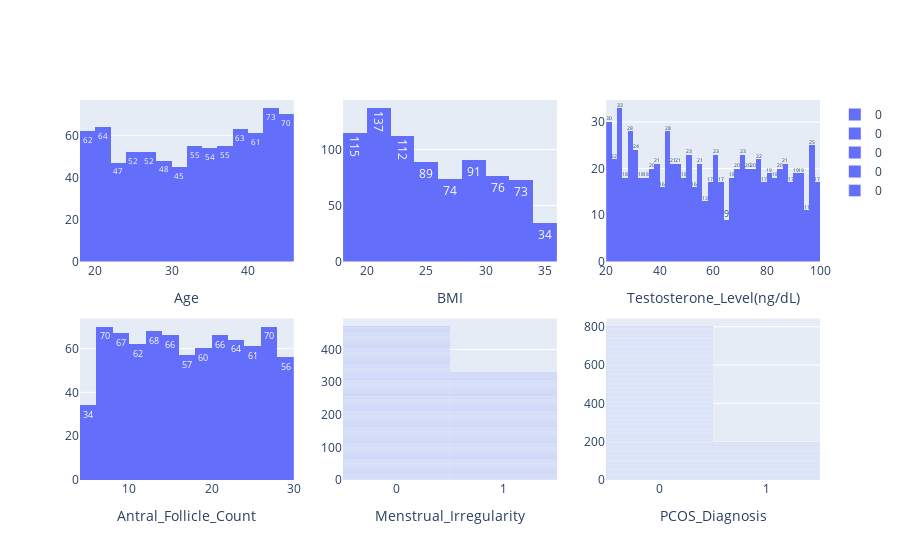

Notebook code for this chart:
### Markdown cell above
## Exploring the data

We first plotted the distribution of all features, including the target feature PCOS_Diagnosis. These plots can give an indication of any potential class imbalance, or outliers in the dataset. 

We see that the target variable seems to be very imbalanced, because 80% of the dataset does not have a PCOS diagnosis. We will need to consider before using any machine learning models on the data and we will describe how we do that in the preprocessing section later in the report.

### Code cell
import plotly.graph_objects as go
from  plotly.subplots import make_subplots
fig = make_subplots(2,3, shared_yaxes=False)

# fig, axes = plt.subplots(2,3,figsize=(12,12))
i = 1
j = 1
figures = []

# fig = px.histogram(pcos, x=col, nbins=60, color="PCOS_Diagnosis")

for feature in numerical_features: 
    figure = px.histogram(pcos, x=feature, color="PCOS_Diagnosis", text_auto=True)
    figures.append(figure)
    fig.add_trace(figure.data[0], row=i, col=j)
    fig.update_xaxes(title = feature, row=i, col=j)
    if j == 3:
        i = 2
        j = 1
    else:
        j += 1

figure = px.bar(pcos, x=categorical_features[0], pattern_shape=target_variable)
figures.append(figure)
fig.add_trace(figure.data[0], row=i, col=j)
fig.update_xaxes(title = categorical_features[0], row=i, col=j)

figure = px.bar(pcos, x=target_variable)
figures.append(figure)
fig.add_trace(figure.data[0], row=i, col=j+1)
fig.update_xaxes(title = target_variable, row=i, col=j+1)

fig.show()

# for figure in figures:
#     fig.add_trace()

# sns.histplot(pcos, x="PCOS_Diagnosis", binwidth=1, ax=axes[1,2])
# plt.show()

### Figure 1 — Plotly figure (JSON) as saved in the notebook; plotly's stock layout.template omitted (floating-point values rounded to 4 significant figures; data arrays with more than 128 entries replaced by an {"elided": "..."} marker saying what was removed)
{"data": [{"bingroup": "x", "hovertemplate": "PCOS_Diagnosis=0<br>Age=%{x}<br>count=%{y}<extra></extra>", "legendgroup": "0", "marker": {"color": "#636efa", "pattern": {"shape": ""}}, "name": "0", "orientation": "v", "showlegend": true, "texttemplate": "%{value}", "type": "histogram", "x": {"elided": "801 int values"}, "xaxis": "x", "yaxis": "y"}, {"bingroup": "x", "hovertemplate": "PCOS_Diagnosis=0<br>BMI=%{x}<br>count=%{y}<extra></extra>", "legendgroup": "0", "marker": {"color": "#636efa", "pattern": {"shape": ""}}, "name": "0", "orientation": "v", "showlegend": true, "texttemplate": "%{value}", "type": "histogram", "x": {"elided": "801 float values"}, "xaxis": "x2", "yaxis": "y2"}, {"bingroup": "x", "hovertemplate": "PCOS_Diagnosis=0<br>Testosterone_Level(ng/dL)=%{x}<br>count=%{y}<extra></extra>", "legendgroup": "0", "marker": {"color": "#636efa", "pattern": {"shape": ""}}, "name": "0", "orientation": "v", "showlegend": true, "texttemplate": "%{value}", "type": "histogram", "x": {"elided": "801 float values"}, "xaxis": "x3", "yaxis": "y3"}, {"bingroup": "x", "hovertemplate": "PCOS_Diagnosis=0<br>Antral_Follicle_Count=%{x}<br>count=%{y}<extra></extra>", "legendgroup": "0", "marker": {"color": "#636efa", "pattern": {"shape": ""}}, "name": "0", "orientation": "v", "showlegend": true, "texttemplate": "%{value}", "type": "histogram", "x": {"elided": "801 int values"}, "xaxis": "x4", "yaxis": "y4"}, {"hovertemplate": "PCOS_Diagnosis=0<br>Menstrual_Irregularity=%{x}<br>count=%{y}<extra></extra>", "legendgroup": "0", "marker": {"color": "#636efa", "pattern": {"shape": ""}}, "name": "0", "orientation": "v", "showlegend": true, "textposition": "auto", "type": "bar", "x": {"elided": "801 int values"}, "xaxis": "x5", "y": {"elided": "801 int values"}, "yaxis": "y5"}, {"hovertemplate": "PCOS_Diagnosis=%{x}<br>count=%{y}<extra></extra>", "legendgroup": "", "marker": {"color": "#636efa", "pattern": {"shape": ""}}, "name": "", "orientation": "v", "showlegend": false, "textposition": "auto", "type": "bar", "x": {"elided": "1000 int values"}, "xaxis": "x6", "y": {"elided": "1000 int values"}, "yaxis": "y6"}], "layout": {"xaxis": {"anchor": "y", "domain": [0, 0.2889], "title": {"text": "Age"}}, "xaxis2": {"anchor": "y2", "domain": [0.3556, 0.6444], "title": {"text": "BMI"}}, "xaxis3": {"anchor": "y3", "domain": [0.7111, 1], "title": {"text": "Testosterone_Level(ng/dL)"}}, "xaxis4": {"anchor": "y4", "domain": [0, 0.2889], "title": {"text": "Antral_Follicle_Count"}}, "xaxis5": {"anchor": "y5", "domain": [0.3556, 0.6444], "title": {"text": "Menstrual_Irregularity"}}, "xaxis6": {"anchor": "y6", "domain": [0.7111, 1], "title": {"text": "PCOS_Diagnosis"}}, "yaxis": {"anchor": "x", "domain": [0.575, 1]}, "yaxis2": {"anchor": "x2", "domain": [0.575, 1]}, "yaxis3": {"anchor": "x3", "domain": [0.575, 1]}, "yaxis4": {"anchor": "x4", "domain": [0, 0.425]}, "yaxis5": {"anchor": "x5", "domain": [0, 0.425]}, "yaxis6": {"anchor": "x6", "domain": [0, 0.425]}}}
